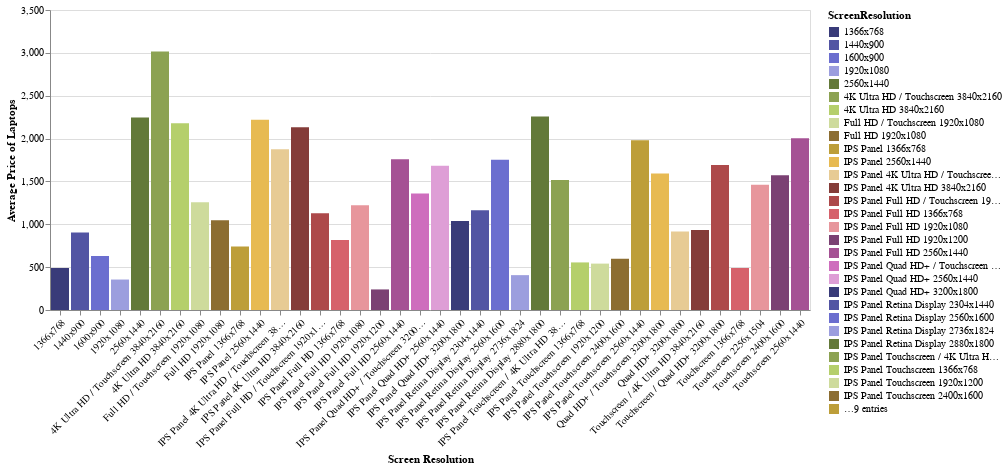

The notebook cell this image was saved under:
### Code cell
laptop_resolution_avg_price = (
    laptop_train.groupby(["ScreenResolution"])
        .mean(["Price_CAD"])
        .reset_index()
        .rename(columns = {"Price_CAD" : "Average Price"})
)

laptop_resolution_plot = alt.Chart(laptop_resolution_avg_price).mark_bar().encode(
    x=alt.X("ScreenResolution")
        .title("Screen Resolution"),
    y=alt.Y("Average Price")
        .title("Average Price of Laptops"),
    color=alt.Color("ScreenResolution")
            .scale(scheme="category20b")
).configure_axisX(labelAngle=-45)
laptop_resolution_plot

### Figure 1 — Vega-Lite specification as saved in the notebook (floating-point values rounded to 4 significant figures)
{"config": {"view": {"continuousWidth": 300, "continuousHeight": 300}, "axisX": {"labelAngle": -45}}, "data": {"name": "data-a0654ebee8f9da93509566af1758f134"}, "mark": {"type": "bar"}, "encoding": {"color": {"field": "ScreenResolution", "scale": {"scheme": "category20b"}, "type": "nominal"}, "x": {"field": "ScreenResolution", "title": "Screen Resolution", "type": "nominal"}, "y": {"field": "Average Price", "title": "Average Price of Laptops", "type": "quantitative"}}, "$schema": "https://vega.github.io/schema/vega-lite/v5.15.1.json", "datasets": {"data-a0654ebee8f9da93509566af1758f134": [{"ScreenResolution": "1366x768", "Average Price": 489.9}, {"ScreenResolution": "1440x900", "Average Price": 903.9}, {"ScreenResolution": "1600x900", "Average Price": 631.3}, {"ScreenResolution": "1920x1080", "Average Price": 355.4}, {"ScreenResolution": "2560x1440", "Average Price": 2245.0}, {"ScreenResolution": "4K Ultra HD / Touchscreen 3840x2160", "Average Price": 3017.0}, {"ScreenResolution": "4K Ultra HD 3840x2160", "Average Price": 2178.0}, {"ScreenResolution": "Full HD / Touchscreen 1920x1080", "Average Price": 1258.0}, {"ScreenResolution": "Full HD 1920x1080", "Average Price": 1048.0}, {"ScreenResolution": "IPS Panel 1366x768", "Average Price": 740.5}, {"ScreenResolution": "IPS Panel 2560x1440", "Average Price": 2220.0}, {"ScreenResolution": "IPS Panel 4K Ultra HD / Touchscreen 3840x2160", "Average Price": 1874.0}, {"ScreenResolution": "IPS Panel 4K Ultra HD 3840x2160", "Average Price": 2131.0}, {"ScreenResolution": "IPS Panel Full HD / Touchscreen 1920x1080", "Average Price": 1128.0}, {"ScreenResolution": "IPS Panel Full HD 1366x768", "Average Price": 817.0}, {"ScreenResolution": "IPS Panel Full HD 1920x1080", "Average Price": 1221.0}, {"ScreenResolution": "IPS Panel Full HD 1920x1200", "Average Price": 240.0}, {"ScreenResolution": "IPS Panel Full HD 2560x1440", "Average Price": 1760.0}, {"ScreenResolution": "IPS Panel Quad HD+ / Touchscreen 3200x1800", "Average Price": 1358.0}, {"ScreenResolution": "IPS Panel Quad HD+ 2560x1440", "Average Price": 1683.0}, {"ScreenResolution": "IPS Panel Quad HD+ 3200x1800", "Average Price": 1037.0}, {"ScreenResolution": "IPS Panel Retina Display 2304x1440", "Average Price": 1162.0}, {"ScreenResolution": "IPS Panel Retina Display 2560x1600", "Average Price": 1752.0}, {"ScreenResolution": "IPS Panel Retina Display 2736x1824", "Average Price": 406.7}, {"ScreenResolution": "IPS Panel Retina Display 2880x1800", "Average Price": 2259.0}, {"ScreenResolution": "IPS Panel Touchscreen / 4K Ultra HD 3840x2160", "Average Price": 1517.0}, {"ScreenResolution": "IPS Panel Touchscreen 1366x768", "Average Price": 555.0}, {"ScreenResolution": "IPS Panel Touchscreen 1920x1200", "Average Price": 541.3}, {"ScreenResolution": "IPS Panel Touchscreen 2400x1600", "Average Price": 596.9}, {"ScreenResolution": "IPS Panel Touchscreen 2560x1440", "Average Price": 1980.0}, {"ScreenResolution": "Quad HD+ / Touchscreen 3200x1800", "Average Price": 1592.0}, {"ScreenResolution": "Quad HD+ 3200x1800", "Average Price": 915.7}, {"ScreenResolution": "Touchscreen / 4K Ultra HD 3840x2160", "Average Price": 932.0}, {"ScreenResolution": "Touchscreen / Quad HD+ 3200x1800", "Average Price": 1693.0}, {"ScreenResolution": "Touchscreen 1366x768", "Average Price": 490.3}, {"ScreenResolution": "Touchscreen 2256x1504", "Average Price": 1460.0}, {"ScreenResolution": "Touchscreen 2400x1600", "Average Price": 1573.0}, {"ScreenResolution": "Touchscreen 2560x1440", "Average Price": 2004.0}]}}
